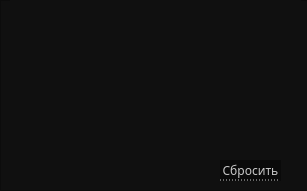
   <widget class="QWidget" name="type">
    <property name="geometry">
     <rect>
      <x>0</x>
      <y>0</y>
      <width>307</width>
      <height>191</height>
     </rect>
    </property>
    <attribute name="icon">
     <iconset>
      <normaloff>../../images/down-arrow.png</normaloff>../../images/down-arrow.png</iconset>
    </attribute>
    <attribute name="label">
     <string>Тип ОЗУ</string>
    </attribute>
    <widget class="QFrame" name="frameType">
     <property name="geometry">
      <rect>
       <x>0</x>
       <y>0</y>
       <width>311</width>
       <height>191</height>
      </rect>
     </property>
     <property name="styleSheet">
      <string notr="true">QFrame{
	background-color: #101010;
}
</string>
     </property>
     <property name="frameShape">
      <enum>QFrame::StyledPanel</enum>
     </property>
     <property name="frameShadow">
      <enum>QFrame::Raised</enum>
     </property>
     <widget class="QTableWidget" name="tableType">
      <property name="enabled">
       <bool>true</bool>
      </property>
      <property name="geometry">
       <rect>
        <x>10</x>
        <y>0</y>
        <width>291</width>
        <height>161</height>
       </rect>
      </property>
      <property name="font">
       <font>
        <family>Montserrat Medium</family>
        <stylestrategy>PreferAntialias</stylestrategy>
       </font>
      </property>
      <property name="mouseTracking">
       <bool>true</bool>
      </property>
      <property name="focusPolicy">
       <enum>Qt::NoFocus</enum>
      </property>
      <property name="autoFillBackground">
       <bool>false</bool>
      </property>
      <property name="styleSheet">
       <string notr="true">QTableWidget QTableCornerButton::section
{
	
	background: rgb(30, 30, 30);
	border-style: solid;
	border-width: 1px;
}

QTableWidget::item
{
 	border-bottom: 1px solid rgb(60,60,60); 
	border-right: 0px;
	border-left: 0px;
	border-top:0px;
}

QTableView
{
	background-color: #101010;
	color: #dddddd;
	border-top: 0px;
	border-right: 0px;
	border-left: 0px;
	border-bottom: 0px;
}

QTableWidget::item:hover {
    color: white;
	border-bottom: 1px solid rgb(180,180,180);
}      

QTableWidget::item:selected
{
 	color: white;
	border-bottom: 1px solid rgb(180,180,180);
}

QScrollBar:vertical {
	border: none;
    background-color: #151515;
    width: 8px;
    margin: 15px 0 15px 0;
	border-radius: 0px;
 }

/*  HANDLE BAR VERTICAL */
QScrollBar::handle:vertical {	
	background-color: #151515;
	min-height: 30px;
	border-radius: 0px;
	border: 1px solid;
	border-right: 0px;
	border-color: rgb(60,60,60);
}
QScrollBar::handle:vertical:hover{	
	background-color:  rgb(50,50,50);
	border-color: rgb(60,60,60);
}
QScrollBar::handle:vertical:pressed {	
	background-color: rgb(120, 0, 2);
}

/* BTN TOP - SCROLLBAR */
QScrollBar::sub-line:vertical {
	background-color: #151515;
	height: 15px;
	subcontrol-position: top;
	subcontrol-origin: margin;
	border: 0px;
	border-bottom: 1px solid rgb(180, 0, 0);
}
QScrollBar::sub-line:vertical:hover {	
	background-color: #575757;
	border-color: #242424;
}
QScrollBar::sub-line:vertical:pressed {	
	background-color: rgb(120, 0, 2);
}

/* BTN BOTTOM - SCROLLBAR */
QScrollBar::add-line:vertical {
	background-color: #151515;
	height: 15px;
	subcontrol-position: bottom;
	subcontrol-origin: margin;
	border: 1px solid;
	border-color: rgb(60,60,60);
	border: 1px solid;
	border-top:1px solid rgb(180, 0, 0);
	border-right: 0px;
	border-bottom: 0px;
}
QScrollBar::add-line:vertical:hover {	
	background-color: #575757;
	border-color: #242424;
}
QScrollBar::add-line:vertical:pressed {	
	background-color: rgb(120, 0, 2);
}
/* RESET ARROW */
QScrollBar::up-arrow:vertical, QScrollBar::down-arrow:vertical {
	background: none;
}

QScrollBar::add-page:vertical, QScrollBar::sub-page:vertical {
	background: none;
}</string>
      </property>
      <property name="editTriggers">
       <set>QAbstractItemView::AnyKeyPressed|QAbstractItemView::EditKeyPressed|QAbstractItemView::SelectedClicked</set>
      </property>
      <property name="selectionMode">
       <enum>QAbstractItemView::MultiSelection</enum>
      </property>
      <property name="selectionBehavior">
       <enum>QAbstractItemView::SelectRows</enum>
      </property>
      <property name="showGrid">
       <bool>false</bool>
      </property>
      <property name="gridStyle">
       <enum>Qt::SolidLine</enum>
      </property>
      <property name="sortingEnabled">
       <bool>true</bool>
      </property>
      <attribute name="horizontalHeaderVisible">
       <bool>false</bool>
      </attribute>
      <attribute name="horizontalHeaderCascadingSectionResizes">
       <bool>true</bool>
      </attribute>
      <attribute name="horizontalHeaderDefaultSectionSize">
       <number>120</number>
      </attribute>
      <attribute name="horizontalHeaderHighlightSections">
       <bool>false</bool>
      </attribute>
      <attribute name="horizontalHeaderMinimumSectionSize">
       <number>15</number>
      </attribute>
      <attribute name="horizontalHeaderShowSortIndicator" stdset="0">
       <bool>true</bool>
      </attribute>
      <attribute name="horizontalHeaderStretchLastSection">
       <bool>false</bool>
      </attribute>
      <attribute name="verticalHeaderVisible">
       <bool>false</bool>
      </attribute>
      <attribute name="verticalHeaderCascadingSectionResizes">
       <bool>false</bool>
      </attribute>
      <attribute name="verticalHeaderMinimumSectionSize">
       <number>10</number>
      </attribute>
      <column>
       <property name="text">
        <string>Выбор</string>
       </property>
      </column>
      <column>
       <property name="text">
        <string>Название</string>
       </property>
      </column>
     </widget>
     <widget class="QPushButton" name="btnResetType">
      <property name="geometry">
       <rect>
        <x>220</x>
        <y>160</y>
        <width>61</width>
        <height>21</height>
       </rect>
      </property>
      <property name="font">
       <font>
        <family>Montserrat Medium</family>
        <pointsize>9</pointsize>
       </font>
      </property>
      <property name="styleSheet">
       <string notr="true">QPushButton
{	
	background-color: rgb(10, 10, 10);
	color:  rgb(200,200, 200);
	border: 0px;
	border-bottom: 1px dotted rgb(200, 200, 200);
}

QPushButton::hover
{
	color: red;
	border-bottom: 1px dotted red;
}
</string>
      </property>
      <property name="text">
       <string>Сбросить</string>
      </property>
     </widget>
    </widget>
   </widget>
